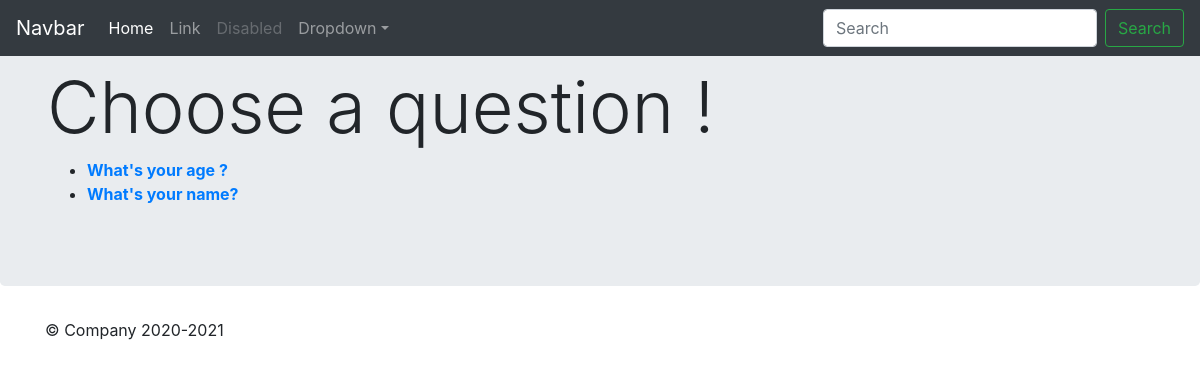
Screenshot of /polls/ with the database file from the repository.
### polls/models.py (models this page shows, shortened)
class Question (models.Model):
    question_text=models.CharField(max_length=200)
    pub_date=models.DateTimeField('Date published')

### polls/views.py (the view)
def index (request):
    list_questions = Question.objects.order_by('-pub_date')[:5]
    context = {'list_questions': list_questions}
    return render(request, 'polls/index.html', context)

### polls/templates/polls/index.html
{% extends 'polls/base.html' %}
{% block main_content %}
{% if list_questions %}
<ul>
    {% for q in list_questions %}
        <li>
            <a href="{% url 'polls:detail' q.id %}"> <b> {{ q.question_text }} </b></a>
        </li>
    {% endfor %}
</ul>
{% else %}
    <p> You don't have any questions! Please add some. </p>
{% endif %}
{% endblock %}

### rows the page displays
Question: question_text "What's your age ?"
Question: question_text "What's your name?"
